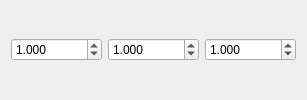
         <widget class="QWidget" name="rfMaterialMeanHidden">
          <property name="visible">
           <bool>false</bool>
          </property>
          <layout class="QHBoxLayout" name="horizontalLayout_rf_material_mean_hidden">
           <item>
            <widget class="QDoubleSpinBox" name="rfFieldElasticityMean">
             <property name="decimals">
              <number>3</number>
             </property>
             <property name="maximum">
              <double>999999.000000000000000</double>
             </property>
             <property name="value">
              <double>1.000000000000000</double>
             </property>
            </widget>
           </item>
           <item>
            <widget class="QDoubleSpinBox" name="rfFieldStrengthMean">
             <property name="decimals">
              <number>3</number>
             </property>
             <property name="maximum">
              <double>999999.000000000000000</double>
             </property>
             <property name="value">
              <double>1.000000000000000</double>
             </property>
            </widget>
           </item>
           <item>
            <widget class="QDoubleSpinBox" name="rfFieldFractureMean">
             <property name="decimals">
              <number>3</number>
             </property>
             <property name="maximum">
              <double>999999.000000000000000</double>
             </property>
             <property name="value">
              <double>1.000000000000000</double>
             </property>
            </widget>
           </item>
          </layout>
         </widget>
